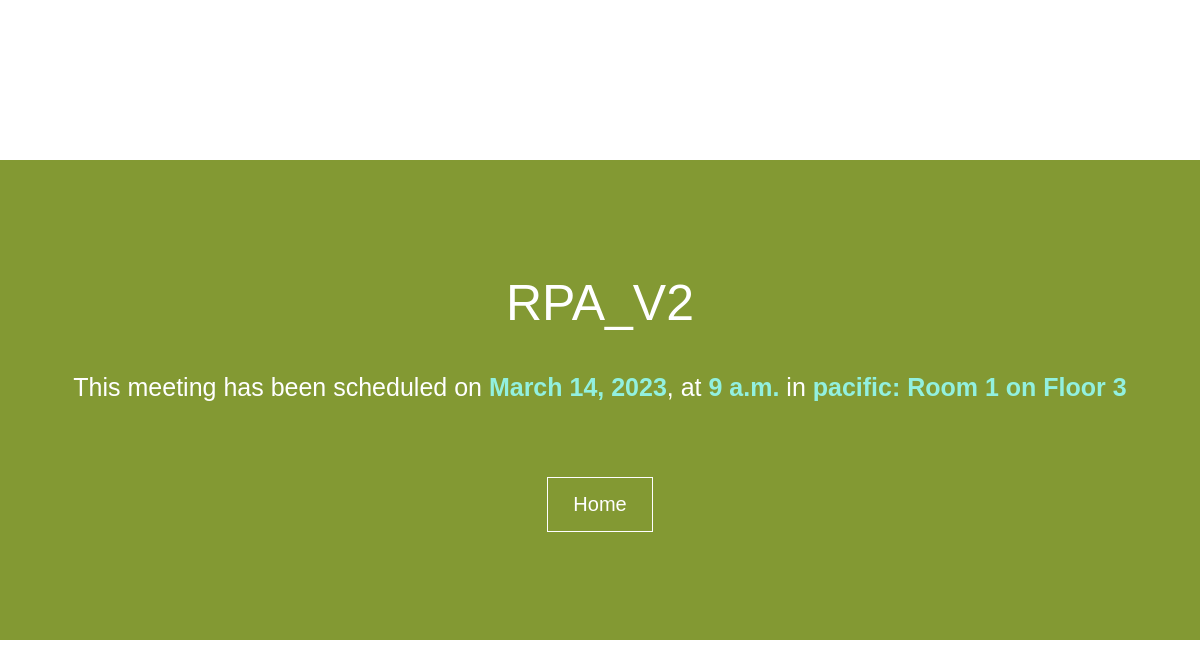
Screenshot of /meeting/4 with the database file from the repository.
### meetings/models.py (models this page shows, shortened)
class Meeting(models.Model):
    title = models.CharField(max_length=200)
    date = models.DateField()
    start_time = models.TimeField(default=time(9))
    duration = models.IntegerField(default=1)
    room = models.ForeignKey(Room, on_delete=models.CASCADE)

class Room(models.Model):
    name = models.CharField(max_length=200)
    floor = models.IntegerField()
    room_number = models.IntegerField()
    def __str__(self):
        return f"{self.name}: Room {self.room_number} on Floor {self.floor}"

### meetings/views.py (the view)
# urls.py: path('<int:id>', views.detail, name='detail'),
def detail(request, id):
    meeting = get_object_or_404(Meeting, pk=id)
    return render(request, 'meetings/detail.html', {'meeting': meeting})

### meetings/templates/meetings/detail.html (shortened to what this page needs)
<!DOCTYPE html>
<html lang="en">
  <head>
    <link rel="stylesheet" href="/static/meetings/detail.css" />
  </head>
  <body>
    <div class="content">
      <h1>{{ meeting.title }}</h1>
      <p>
        This meeting has been scheduled on
        <span class="date">{{ meeting.date }}</span>, at
        <span class="time">{{meeting.start_time}}</span> in
        <span class="room">{{ meeting.room }}</span>
      </p>
      <a href="{% url 'welcome' %}">Home</a>
    </div>
  </body>
</html>

### meetings/static/meetings/detail.css (style rules this page uses)
* { margin: 0; padding: 0; box-sizing: border-box; }
body { font-family: Arial, Helvetica, sans-serif; height: 100vh; background-image: url("meeting.jpg"); background-size: cover; background-repeat: no-repeat; background-position: center; color: white; display: flex; justify-content: center; align-items: center; }
h1 { font-size: 50px; font-weight: 100; margin: 25px 0 35px 0; text-align: center; }
.content { background-color: rgba(100, 128, 0, 0.8); padding: 40px; width: 100vw; height: 60vh; display: flex; flex-direction: column; align-items: center; justify-content: center; }
p { font-size: 25px; line-height: 1.6; margin-bottom: 50px; }
a { display: inline-block; text-decoration: none; color: white; font-size: 20px; border: 1px solid white; padding: 15px 25px; margin: 20px; }
span { font-weight: bold; color: rgb(146, 240, 223); }

### rows the page displays
Meeting: title "RPA_V2", date "March 14, 2023", start_time "9 a.m.", room "pacific: Room 1 on Floor 3"
